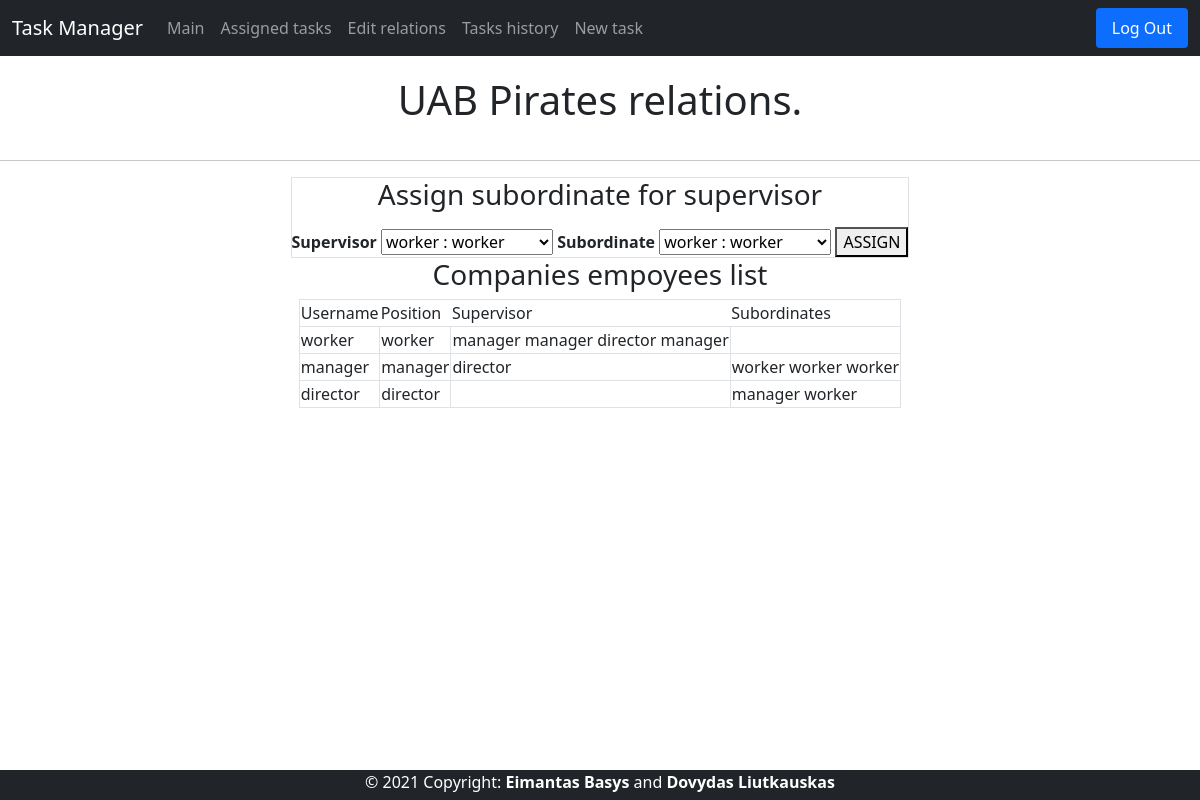
Page /relations (signed in) on the earlier database version.
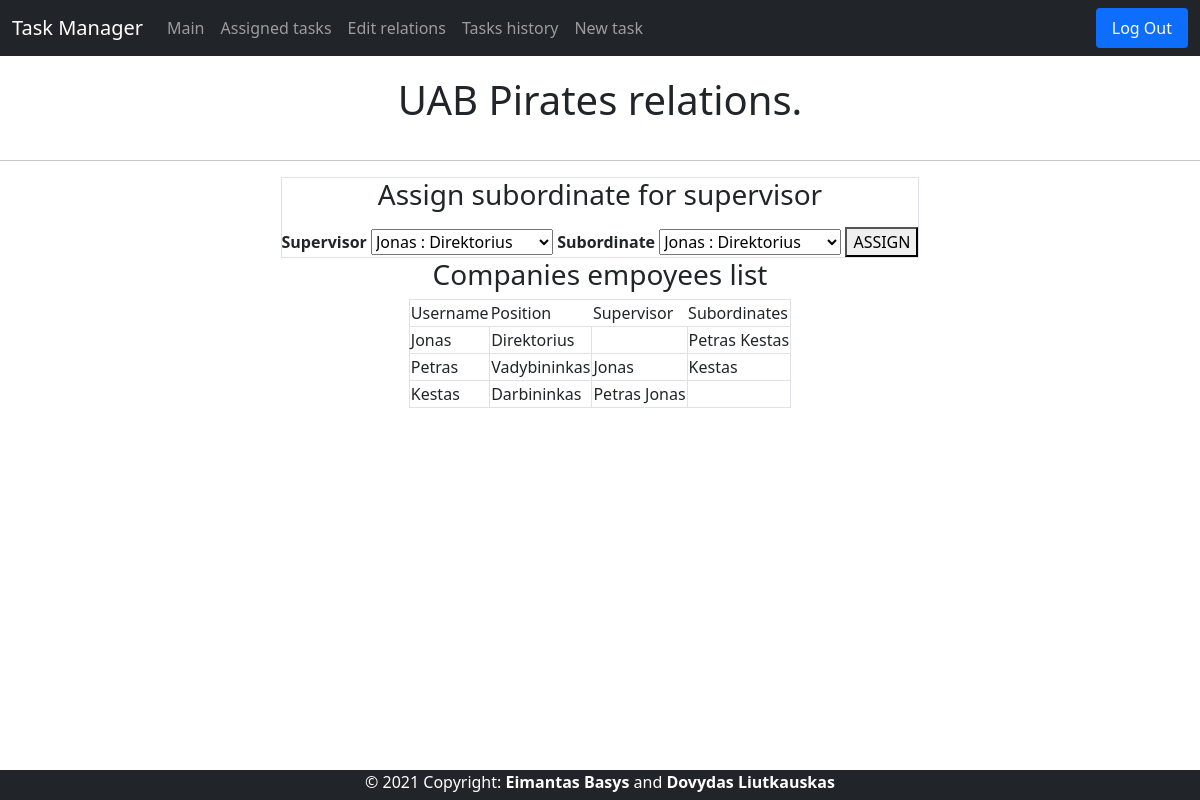
Same page on the later database version.
### tables this page shows
CREATE TABLE users(user_id INTEGER PRIMARY KEY, name TEXT NOT NULL UNIQUE, hash TEXT NOT NULL, position TEXT, company TEXT);

### application.py (the view, shortened to what this page needs)
@app.route("/relations", methods=["GET", "POST"])
def relations():
    if request.method == "GET":
        connection = sqlite3.connect('data.db')
        db = connection.cursor()
        db.execute(
            "SELECT * FROM users WHERE user_id = ?", (session["user_id"],))
        user_row = db.fetchone()
        db.execute("SELECT * FROM users WHERE company = ?", (user_row[4],))
        rows = db.fetchall()
        db.execute("SELECT * FROM relations")
        relations = db.fetchall()
        db.execute(
            "SELECT users.user_id, users.name, users.position, users.company, relations.supervisors_id, relations.subordinates_id FROM users INNER JOIN relations ON users.user_id = relations.user_id")
        joined_rows = db.fetchall()
        return render_template("relations.html", rows=rows, relations=relations, joined_rows=joined_rows)

### templates/relations.html (shortened to what this page needs)
{% extends "layout.html" %}
{% block main %}
<h1 class="pageTitle">{{ rows[0][4] }} relations.</h1>
<hr>
<div class="container-1">
    <center>
        <div>
            <form class="border" action="/relations" method="POST">
                <h3>Assign subordinate for supervisor</h3>
                <label>Supervisor</label>
                <select name="new_supervisor">
                    {% if rows is not none %}
                    {% for row in rows %}
                    <option value="{{ row[0] }}">{{ row[1] }} : {{ row[3] }}</option>
                    {% endfor %}
                    {% endif %}
                </select>
                <label>Subordinate</label>
                <select name="new_subordinate">
                    {% if rows is not none %}
                    {% for row in rows %}
                    <option value="{{ row[0] }}">{{ row[1] }} : {{ row[3] }}</option>
                    {% endfor %}
                    {% endif %}
                </select>
                <button type="submit">ASSIGN</button>
            </form>
        </div>
        <table class="border">
            <h3>Companies empoyees list</h3>
            <tr>
                <td>Username</td>
                <td>Position</td>
                <td>Supervisor</td>
                <td>Subordinates</td>
            </tr>
            {% if joined_rows is not none %}
            {% for row2 in rows %}
            <tr class="border">
                <td class="border">
                    {{ row2[1] }}
                </td>
                <td class="border">
                    {{ row2[3] }}
                </td>
                <td class="border">
                    {% for joined_row in joined_rows %}
                    {% if row2[0] == joined_row[0] %}
                    {% for row3 in rows %}
                    {% if joined_row[4] == row3[0] %}
                    {{ row3[1] }}
                    {% endif %}
                    {% endfor %}
                    {% endif %}
                    {% endfor %}
                </td>
                <td class="border">
                    {% for joined_row in joined_rows %}
                    {% if row2[0] == joined_row[0] %}
                    {% for row3 in rows %}
                    {% if joined_row[5] == row3[0] %}
                    {{ row3[1] }}
                    {% endif %}
                    {% endfor %}
                    {% endif %}
                    {% endfor %}
                </td>
            </tr>
            {% endfor %}
            {% endif %}
        </table>
    </center>
</div>
{% endblock %}

### templates/layout.html (shortened to what this page needs)
<!doctype html>
<html lang="en">
<head>
  <link href="https://cdn.jsdelivr.net/npm/bootstrap@5.0.0-beta2/dist/css/bootstrap.min.css" rel="stylesheet"
>
  <link href="/static/styles.css" rel="stylesheet">
</head>
<body>
  <nav class="navbar navbar-expand-lg navbar-dark bg-dark">
    <div class="container-fluid">
      <a class="navbar-brand">Task Manager</a>
      <div class="collapse navbar-collapse justify-content-start" id="navbarNav">
        {% if session.user_id %}
        <ul class="navbar-nav">
          <li class="nav-item">
            <a class="nav-link" href='{{ url_for("index") }}'>Main</a>
          </li>
          <li class="nav-item">
            <a class="nav-link" href='{{ url_for("tasks") }}'>Assigned tasks</a>
          </li>
          <li class="nav-item">
            <a class="nav-link" href='{{ url_for("relations") }}'>Edit relations</a>
          </li>
          <li class="nav-item">
            <a class="nav-link" href='#'>Tasks history</a>
          </li>
          <li class="nav-item">
            <a class="nav-link" href='{{ url_for("new_task") }}'>New task</a>
          </li>
        </ul>
      </div>
      <div class="collapse navbar-collapse justify-content-end" id="navbarNav">
        <ul class="nav nav-pills">
          <li class="nav-item">
            <a class="nav-link active" href="/logout">Log Out</a>
          </li>
        </ul>
      </div>
      {% endif %}
    </div>
  </nav>
  <main>
    {% block main %}{% endblock %}
  </main>
  <footer>
    <div>
      <a>© 2021 Copyright: <b>Eimantas Basys</b> and <b>Dovydas Liutkauskas</b></a>
    </div>
  </footer>
</body>
</html>

### static/styles.css (style rules this page uses)
footer { bottom: 0; position:absolute; width: 100%; background-color: rgb(33,37,41); height: 30px; color: white; text-align: center; }
.pageTitle { padding: 20px; text-align: center; }
label { font-weight: bold; padding-top: 10px; }
.container-1 { display: flex; justify-content: center; }

Differences in the rows shown:
removed relations: users (name "director")
removed relations: users (name "manager")
removed relations: users (name "worker")
removed relations: users (name "worker")
changed users "UAB Pirates": name "worker" → "Jonas"; position "worker" → "Direktorius"
changed relations (number 1 of 6 on the later page): gains users (name "Petras", position "Vadybininkas"); loses users (name "manager", position "manager")
changed users: name "manager" → "Petras"; position "manager" → "Vadybininkas"
changed relations (number 2 of 6 on the later page): gains users (name "Kestas", position "Darbininkas"); loses users (company "UAB Pirates", name "worker", position "worker")
changed users: name "director" → "Kestas"; position "director" → "Darbininkas"
changed relations (number 3 of 6 on the later page): gains users (company "UAB Pirates", name "Jonas", position "Direktorius"); loses users (name "director", position "director")
changed relations (number 4 of 6 on the later page): gains users (name "Kestas", position "Darbininkas"); loses users (company "UAB Pirates", name "worker", position "worker")
changed relations (number 5 of 6 on the later page): gains users (name "Petras", position "Vadybininkas"); loses users (name "manager", position "manager")
changed relations (number 6 of 6 on the later page): gains users (company "UAB Pirates", name "Jonas", position "Direktorius"); loses users (name "manager", position "manager")
Other differences:
form field new_supervisor: "worker : worker" → "Jonas : Direktorius"
form field new_subordinate: "worker : worker" → "Jonas : Direktorius"
